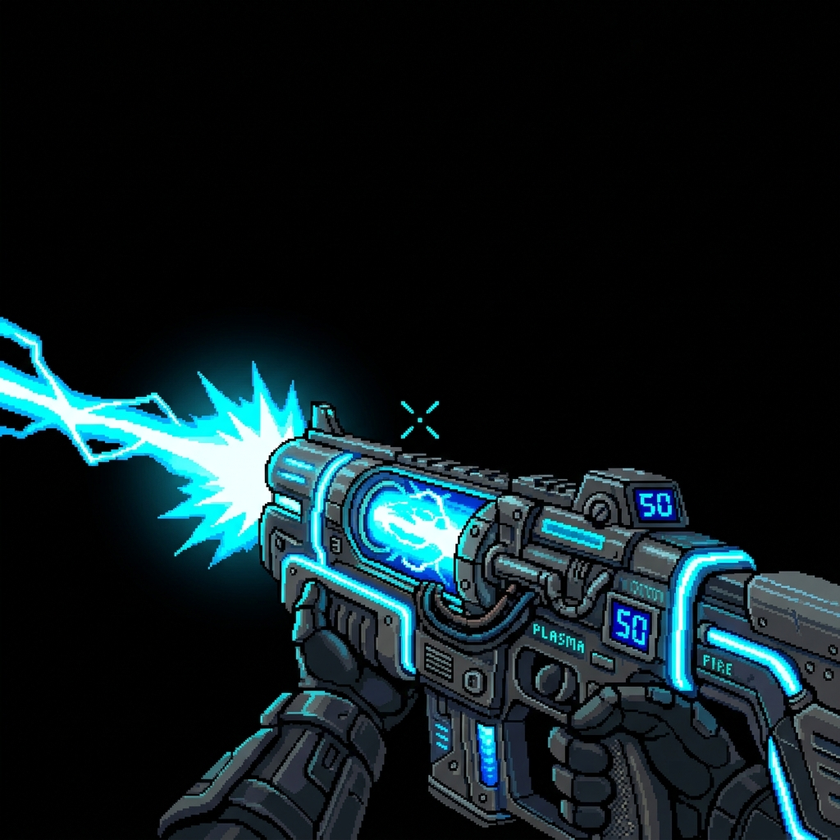
#> input picture assets/plasma.png, 840 x 840 px, shrunk from 1024 x 1024 before the run
$ python remove_bg.py
#> lines starting #> are read from the running program, lines starting #| are printed output that depends on the picture
import os
from PIL import Image

def remove_black_bg(filepath):
#> called with filepath = 'assets/plasma.png'
    if not os.path.exists(filepath):
        print(f"{filepath} not found")
        return
    img = Image.open(filepath).convert("RGBA")
    datas = img.getdata()

    newData = []
    # threshold for black
    threshold = 30
    for item in datas:
        # item is (R, G, B, A)
        if item[0] < threshold and item[1] < threshold and item[2] < threshold:
            newData.append((0, 0, 0, 0)) # Transparent
        else:
            newData.append(item)
#> this loop made 705600 passes
#> item on passes 1 to 3: (3, 3, 3, 255), (4, 4, 4, 255), (0, 0, 0, 255)
#> after the loop, newData = 705600 items

    img.putdata(newData)
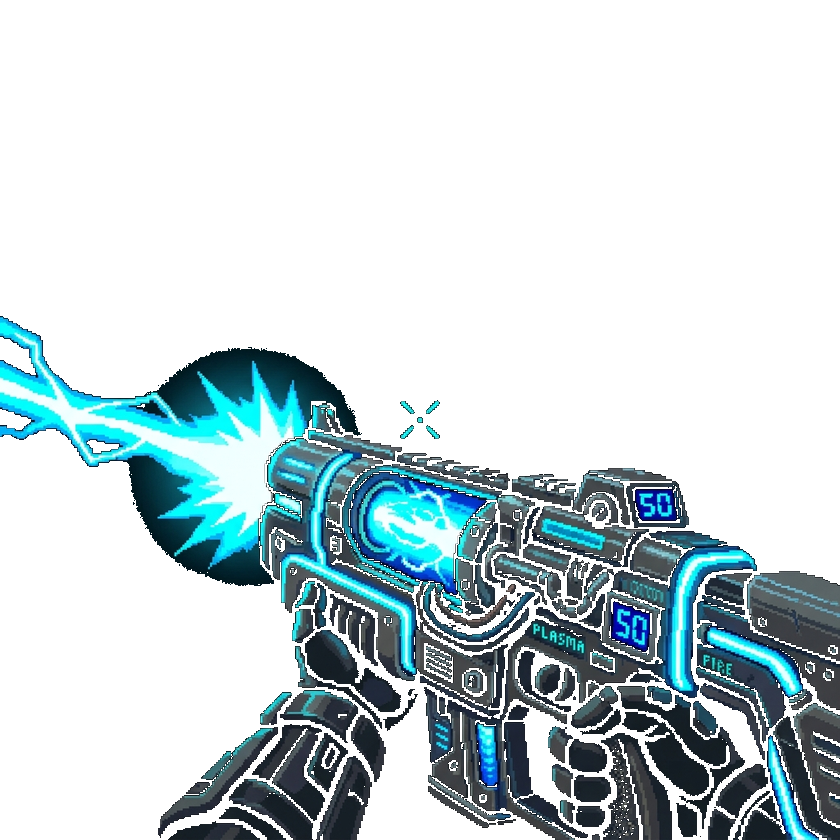
#> img: PIL image 840x840 RGBA; mean R, G, B, A 15, 28.9, 32.5, 71.8; transparent parts drawn white
    img.save(filepath, "PNG")
    print(f"Processed {filepath}")

remove_black_bg("assets/plasma.png")
remove_black_bg("assets/plasma_pickup.png")
#> call 2 of remove_black_bg, with filepath = 'assets/plasma_pickup.png'
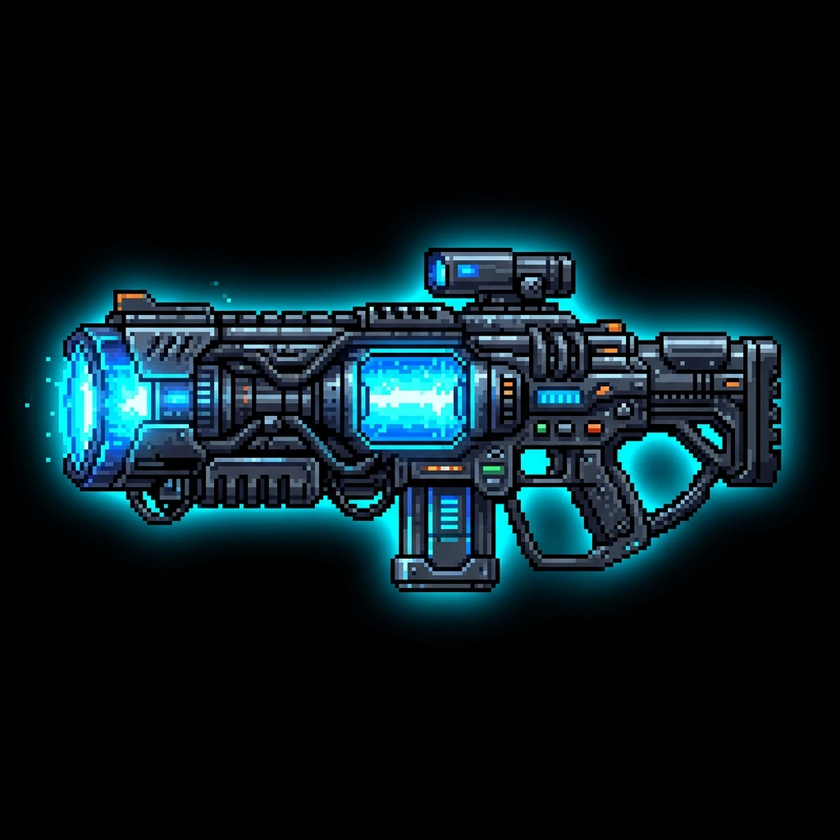
#> input picture assets/plasma_pickup.png, 840 x 840 px, shrunk from 1024 x 1024 before the run
#> the loop in remove_black_bg (call 2), `for item in datas:` made 705600 passes
#> item on passes 1 to 3: (1, 3, 2, 255), (4, 5, 5, 255), (1, 1, 1, 255)
#> in remove_black_bg (call 2), `img.putdata(newData)`:
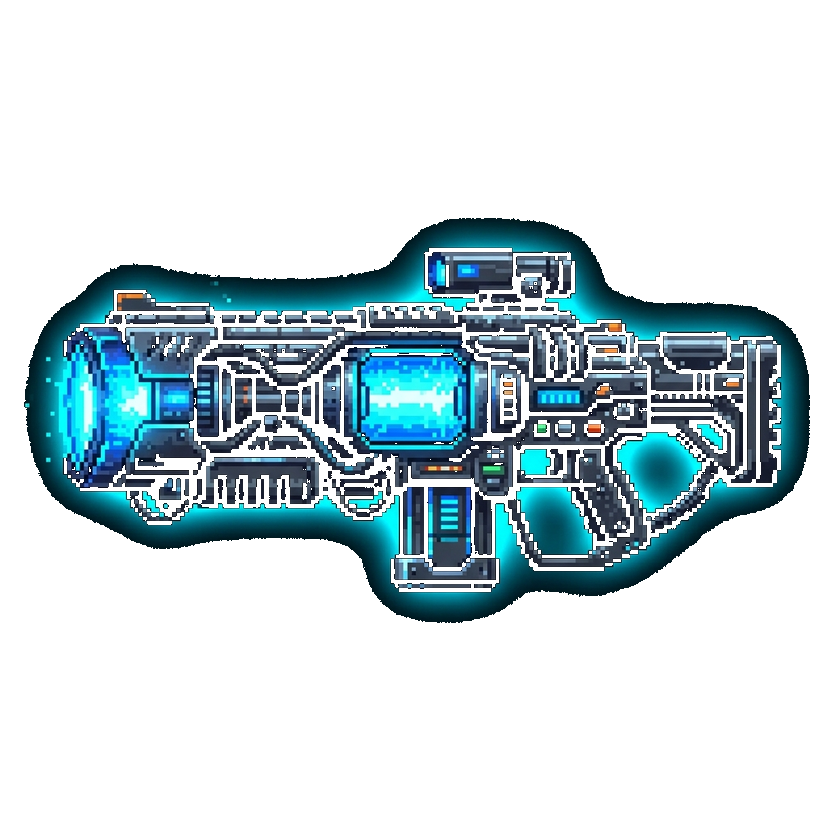
#> img: PIL image 840x840 RGBA; mean R, G, B, A 8.6, 24.5, 29.5, 64.9; transparent parts drawn white
